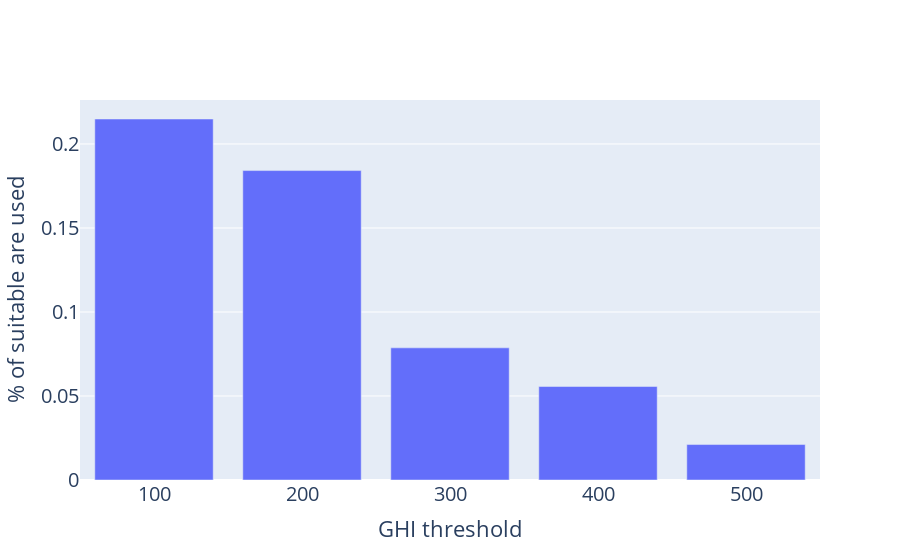

Notebook source saved alongside this figure:
### Code cell
fig = go.Figure(data=[go.Bar(name="",
                             x=df.names,y=df.nOfPanels/areaOfSHPv2("areasuit_w_height_roofID"))])
fig.update_layout(yaxis=dict(
                        title='% of suitable are used',
                        titlefont_size=22,
                        tickfont_size=20,
                    ),
                  xaxis=dict(
                        title='GHI threshold',
                        titlefont_size=22,
                        tickfont_size=20,
                    ),
                  font=dict(
                        size=24,
                    )
                 )

fig

### Figure 1 — Plotly figure (JSON) as saved in the notebook; plotly's stock layout.template omitted (floating-point values rounded to 4 significant figures)
{"data": [{"name": "", "type": "bar", "x": ["100", "200", "300", "400", "500"], "y": [0.2149, 0.1842, 0.07865, 0.05563, 0.0211]}], "layout": {"font": {"size": 24}, "xaxis": {"tickfont": {"size": 20}, "title": {"font": {"size": 22}, "text": "GHI threshold"}}, "yaxis": {"tickfont": {"size": 20}, "title": {"font": {"size": 22}, "text": "% of suitable are used"}}}}
